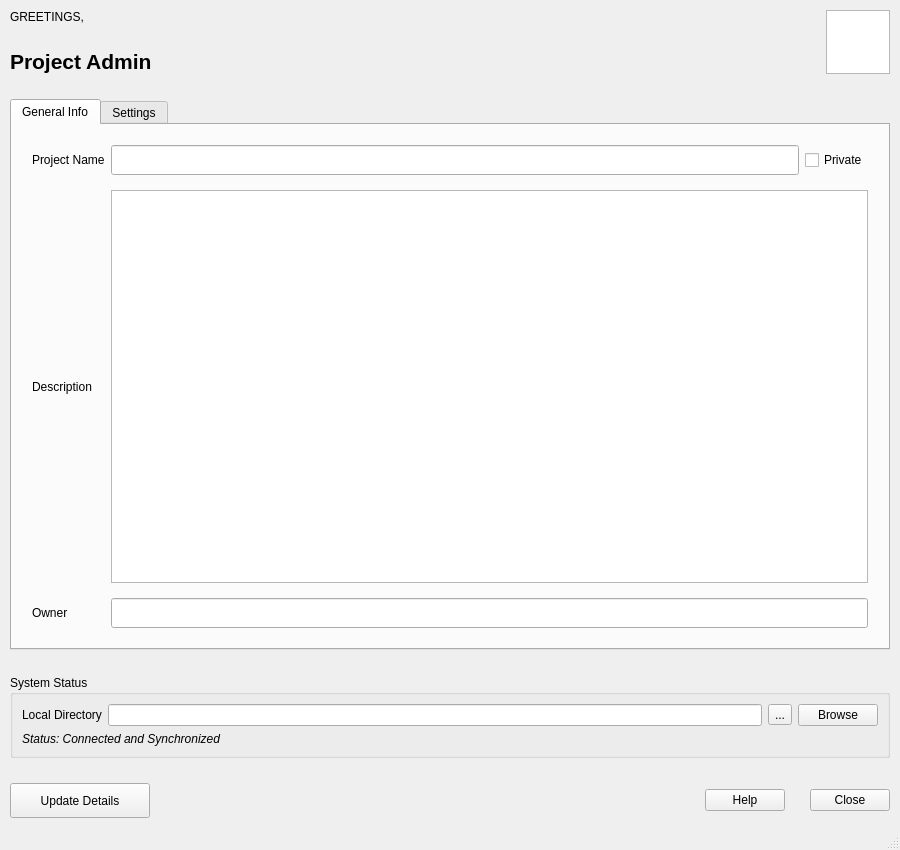
<?xml version="1.0" encoding="UTF-8"?>
<ui version="4.0">
 <class>MainWindow</class>
 <widget class="QMainWindow" name="MainWindow">
  <property name="geometry">
   <rect>
    <x>0</x>
    <y>0</y>
    <width>900</width>
    <height>850</height>
   </rect>
  </property>
  <property name="windowTitle">
   <string>TopMap Sync | Project Details</string>
  </property>
  <widget class="QWidget" name="centralwidget">
   <layout class="QVBoxLayout" name="mainVerticalLayout">
    <property name="spacing">
     <number>25</number>
    </property>
    <property name="leftMargin">
     <number>10</number>
    </property>
    <property name="topMargin">
     <number>10</number>
    </property>
    <property name="rightMargin">
     <number>10</number>
    </property>
    <property name="bottomMargin">
     <number>10</number>
    </property>
    <item>
     <layout class="QHBoxLayout" name="headerLayout">
      <item>
       <layout class="QVBoxLayout" name="greetingLayout">
        <item>
         <widget class="QLabel" name="label">
          <property name="text">
           <string>GREETINGS,</string>
          </property>
         </widget>
        </item>
        <item>
         <widget class="QLabel" name="usernameLabel">
          <property name="font">
           <font>
            <pointsize>16</pointsize>
            <weight>75</weight>
            <bold>true</bold>
           </font>
          </property>
          <property name="text">
           <string>Project Admin</string>
          </property>
         </widget>
        </item>
       </layout>
      </item>
      <item>
       <spacer name="hSpacer">
        <property name="orientation">
         <enum>Qt::Horizontal</enum>
        </property>
        <property name="sizeHint" stdset="0">
         <size>
          <width>0</width>
          <height>0</height>
         </size>
        </property>
       </spacer>
      </item>
      <item>
       <widget class="QGraphicsView" name="graphicsView">
        <property name="maximumSize">
         <size>
          <width>64</width>
          <height>64</height>
         </size>
        </property>
       </widget>
      </item>
     </layout>
    </item>
    <item>
     <widget class="QTabWidget" name="tabWidget">
      <property name="currentIndex">
       <number>0</number>
      </property>
      <widget class="QWidget" name="tab">
       <attribute name="title">
        <string>General Info</string>
       </attribute>
       <layout class="QGridLayout" name="gridLayout">
        <property name="leftMargin">
         <number>20</number>
        </property>
        <property name="topMargin">
         <number>20</number>
        </property>
        <property name="rightMargin">
         <number>20</number>
        </property>
        <property name="bottomMargin">
         <number>20</number>
        </property>
        <property name="verticalSpacing">
         <number>15</number>
        </property>
        <item row="0" column="0">
         <widget class="QLabel" name="label_3">
          <property name="text">
           <string>Project Name</string>
          </property>
         </widget>
        </item>
        <item row="0" column="1">
         <widget class="QLineEdit" name="projectNameInput">
          <property name="minimumSize">
           <size>
            <width>0</width>
            <height>30</height>
           </size>
          </property>
         </widget>
        </item>
        <item row="0" column="2">
         <widget class="QCheckBox" name="checkBox">
          <property name="text">
           <string>Private</string>
          </property>
         </widget>
        </item>
        <item row="1" column="0">
         <widget class="QLabel" name="label_4">
          <property name="text">
           <string>Description</string>
          </property>
         </widget>
        </item>
        <item row="1" column="1" colspan="2">
         <widget class="QTextEdit" name="descriptionInput"/>
        </item>
        <item row="2" column="0">
         <widget class="QLabel" name="label_5">
          <property name="text">
           <string>Owner</string>
          </property>
         </widget>
        </item>
        <item row="2" column="1" colspan="2">
         <widget class="QLineEdit" name="ownerInput">
          <property name="minimumSize">
           <size>
            <width>0</width>
            <height>30</height>
           </size>
          </property>
         </widget>
        </item>
       </layout>
      </widget>
      <widget class="QWidget" name="tab_2">
       <attribute name="title">
        <string>Settings</string>
       </attribute>
      </widget>
     </widget>
    </item>
    <item>
     <widget class="QGroupBox" name="statusBox">
      <property name="title">
       <string>System Status</string>
      </property>
      <layout class="QVBoxLayout" name="statusLayout">
       <item>
        <layout class="QHBoxLayout" name="dirLayout">
         <item>
          <widget class="QLabel" name="label_6">
           <property name="text">
            <string>Local Directory</string>
           </property>
          </widget>
         </item>
         <item>
          <widget class="QLineEdit" name="folderPathInput"/>
         </item>
         <item>
          <widget class="QToolButton" name="findFolderButton">
           <property name="text">
            <string>...</string>
           </property>
          </widget>
         </item>
         <item>
          <widget class="QPushButton" name="browseButton">
           <property name="text">
            <string>Browse</string>
           </property>
          </widget>
         </item>
        </layout>
       </item>
       <item>
        <widget class="QLabel" name="label_7">
         <property name="font">
          <font>
           <italic>true</italic>
          </font>
         </property>
         <property name="text">
          <string>Status: Connected and Synchronized</string>
         </property>
        </widget>
       </item>
      </layout>
     </widget>
    </item>
    <item>
     <layout class="QHBoxLayout" name="footerLayout">
      <item>
       <widget class="QPushButton" name="pushButton">
        <property name="minimumSize">
         <size>
          <width>140</width>
          <height>35</height>
         </size>
        </property>
        <property name="text">
         <string>Update Details</string>
        </property>
       </widget>
      </item>
      <item>
       <spacer name="fSpacer">
        <property name="orientation">
         <enum>Qt::Horizontal</enum>
        </property>
        <property name="sizeHint" stdset="0">
         <size>
          <width>0</width>
          <height>0</height>
         </size>
        </property>
       </spacer>
      </item>
      <item>
       <widget class="QPushButton" name="helpButton">
        <property name="text">
         <string>Help</string>
        </property>
       </widget>
      </item>
      <item>
       <widget class="QPushButton" name="closeButton">
        <property name="text">
         <string>Close</string>
        </property>
       </widget>
      </item>
     </layout>
    </item>
   </layout>
  </widget>
  <widget class="QStatusBar" name="statusbar"/>
 </widget>
 <resources/>
 <connections/>
</ui>
